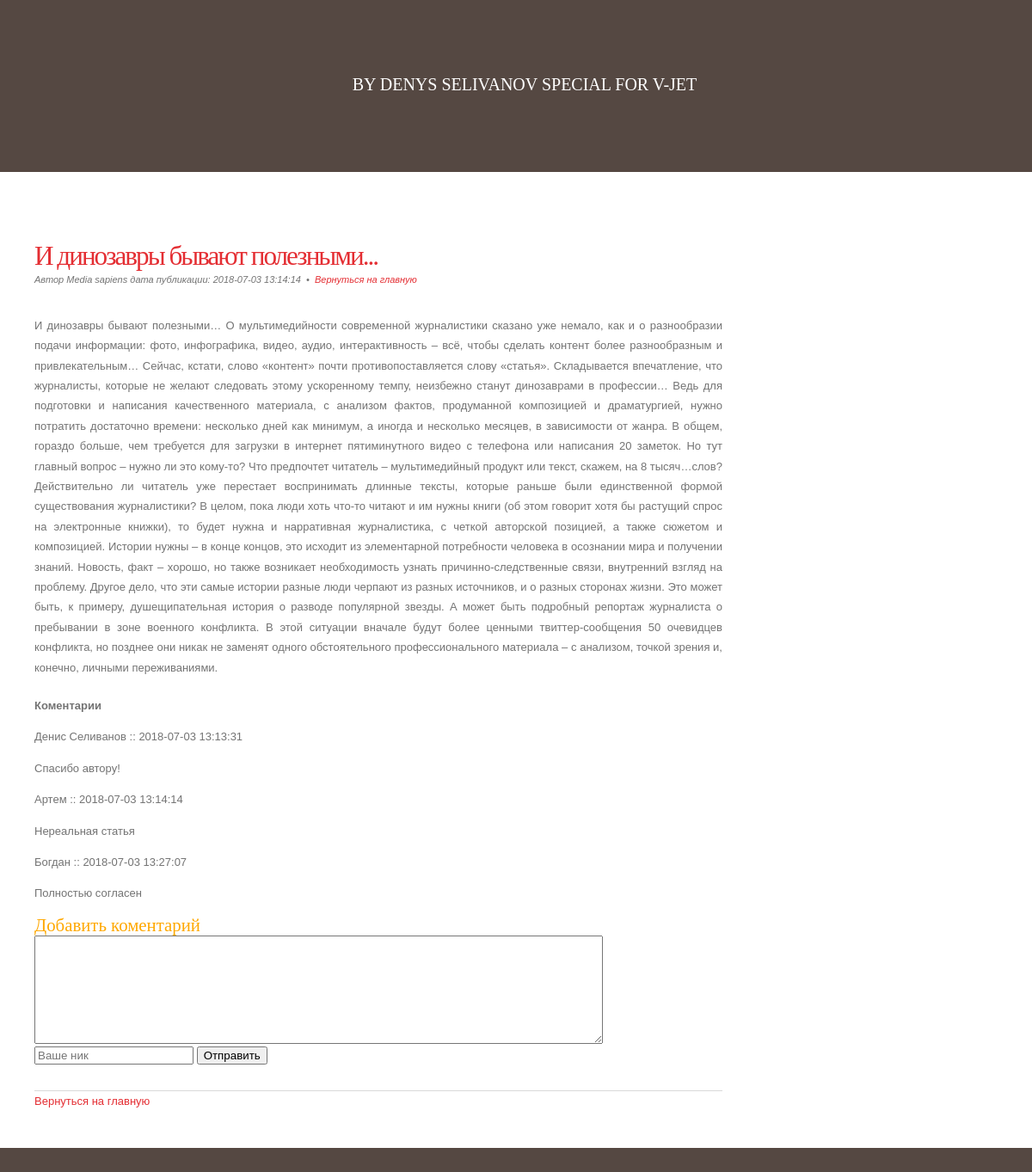
/post/10, run on the app's committed database.
### tables this page shows
CREATE TABLE `publication` (
  `id_publ` int(11) NOT NULL,
  `name` text NOT NULL,
  `text` text NOT NULL,
  `author` text NOT NULL,
  `date` datetime NOT NULL,
  `number_of_comments` int(11) NOT NULL DEFAULT '0'
);

CREATE TABLE `comments` (
  `id_com` int(11) NOT NULL,
  `id_to_what_post` int(11) NOT NULL,
  `author` text NOT NULL,
  `text` text NOT NULL,
  `date` datetime NOT NULL DEFAULT CURRENT_TIMESTAMP
);

### config/routes.php (called while the page is built)
<?php
$routes = [
    'post/([0-9]+)' => 'post/view/$1',
    'post' => 'post/index',
];
return  $routes;

### index.php (called while the page is built, shortened)
<?php
$router = new \liw\components\Router();
$router->run();

### core/models/Post.php (called while the page is built, shortened)
<?php
class Post
{
    public static function getPostItemById($id)
    {
        $id = intval($id);
        if ($id) {
            $db = Db::getConnection();
            $result = $db->query('SELECT * FROM publication WHERE id_publ =' . $id);
            $result->setFetchMode(\PDO::FETCH_ASSOC);
            $postItem = $result->fetch();
            return $postItem;
        }
    }
    public static function getCommentById($id)
    {
        $id = intval($id);
        if ($id) {
            $commentItem = [];
            $db = Db::getConnection();
            $result = $db->query('SELECT * FROM comments WHERE id_to_what_post =' . $id);
            $i = 0;
            while($row = $result->fetch()) {
                $commentItem[$i]['date'] = $row['date'];
                $commentItem[$i]['text'] = $row['text'];
                $commentItem[$i]['author'] = $row['author'];
                $i++;
            }
            return $commentItem;
        }
    }
}

### core/views/view.php (the view, shortened to what this page needs)
<!DOCTYPE html PUBLIC "-//W3C//DTD XHTML 1.0 Strict//EN">
<head>
    <link href="/assets/style.css" rel="stylesheet" type="text/css" media="screen"/>
</head>
<body>
<div id="wrapper">
    <div id="header-wrapper">
        <div id="header">
            <div id="logo">
                <p>by Denys Selivanov special for v-jet</p>
            </div>
        </div>
    </div>
    <div id="page">
        <div id="page-bgtop">
            <div id="page-bgbtm">
                <div id="content">
                    <div class="post">
                        <h2 class="title"><a href='/post/<?php echo $postItem['id_publ']; ?>'><?php echo $postItem['name']; ?></a>
                        </h2>
                        <p class="meta">Автор <?php echo $postItem['author']; ?>
                            дата публикации: <?php echo $postItem['date']; ?>
                            &nbsp;&bull;&nbsp; <a href='/post/' class="permalink">Вернуться на главную</a></p>
                        <div class="entry">
                            <div class="post_text">
                                <p><?php echo $postItem['text']; ?></p>
                            </div>
                        </div>
                        <div class="comments">
                            <h4>Коментарии</h4>
                            <?php foreach ($commentItem as $commentItems): ?>
                                <p><?php echo $commentItems['author'] . " :: " . $commentItems['date']; ?></p>
                                <p><?php echo $commentItems['text']; ?></p>
                            <?php endforeach; ?>
                        </div>
                        <div class="form">
                            <h3>Добавить коментарий</h3>
                            <form action="" method="post">
                                <textarea required  name="comm_text" id="comm_text" cols="80" rows="8"></textarea><br>
                                <input required name="author" type="text" placeholder="Ваше ник">
                                <input type="submit" value="Отправить">
                            </form>
                        </div>
                    </div>
                    <p><a href='/post/' class="permalink">Вернуться на главную</a></p>
                    <div style="clear: both;">&nbsp;</div>
                </div>
                <div style="clear: both;">&nbsp;</div>
            </div>
        </div>
    </div>
</div>
</body>
</html>

### components/Router.php (shortened to what this page needs)
<?php
class Router
{
    private $routes;
    public function __construct()
    {
        $routesPath = 'config/routes.php';
        $this->routes = include($routesPath);
    }
    private function getURI()
    {
        if (!empty($_SERVER['REQUEST_URI'])){
            return trim($_SERVER['REQUEST_URI'], '/');
        }else{
            die("Строка поиска пуста");
        }
    }
    public function run()
    {
        $uri = $this->getURI();
        foreach ($this->routes as $uriPattern => $path){
            if (preg_match("~$uriPattern~", $uri)){
                $internalRoute = preg_replace("~$uriPattern~", $path, $uri);
                $segments = explode('/', $internalRoute);
                $controllerName = ucfirst(array_shift($segments)) . 'Controller';
                $actionName = 'action' . ucfirst(array_shift($segments));
                $parameters = $segments;
                $controllerObject = new $controllerName;
                $result = call_user_func_array(array($controllerObject, $actionName), $parameters);
                if ($result != null) {
                    break;
                }
            }
        }
    }
}

### assets/style.css (style rules this page uses)
body { margin: 0; padding: 0; background: #554842; font-family: Arial, Helvetica, sans-serif; font-size: 13px; color: #737373; }
h1, h2, h3 { margin: 0; padding: 0; font-family: 'Arvo', serif; font-weight: normal; color: #FFA800; }
h2 { font-size: 2.4em; }
h3 { font-size: 1.6em; }
p, ul, ol { margin-top: 0; line-height: 180%; }
a { text-decoration: none; color: #E42E33; }
#wrapper { margin: 0 auto; padding: 0; }
#header-wrapper { height: 200px; }
#header { width: 960px; height: 240px; margin: 0 auto; }
#logo { width: 980px; height: 100px; margin: 0px auto; padding: 80px 0px 0px 0px; color: #FFFFFF; }
#logo h1, #logo p { display: block; margin: 0; padding: 0; }
#logo p { text-align: center; text-transform: uppercase; font-family: 'Arvo', serif; font-size: 20px; }
#page { width: 1200px; margin: 0 auto; padding: 0; background-color: #FFFFFF; }
#page-bgbtm { margin: 0px; padding: 40px 40px 0px 40px; }
#content { float: left; width: 800px; padding: 0px 0px 0px 0px; }
.post { clear: both; padding: 30px 0px; border-bottom: 1px solid #D9D9D9; }
.post .title { padding-top: 10px; letter-spacing: -2px; }
.post .title a { border: none; color: #E42E33; }
.post .meta { padding-bottom: 10px; text-align: left; font-family: Arial, Helvetica, sans-serif; font-size: 11px; font-style: italic; }
.post .entry { text-align: justify; margin-bottom: 25px; padding: 10px 0px 0px 0px; }

### data on the page
publication: name "И динозавры бывают полезными...", author "Media sapiens", date "2018-07-03 13:14:14", text "И динозавры бывают полезными… О мультимедийности современной журналистики сказано уже немало, как и о разнообразии подачи информации: фото, инфографика, видео, аудио, интерактивность – всё, чтобы сделать контент более разнообразным и привлекательным… Сейчас, кстати, слово «контент» почти противопоставляется слову «статья». Складывается впечатление, что журналисты, которые не желают следовать этому ускоренному темпу, неизбежно станут динозаврами в профессии… Ведь для подготовки и написания качественного материала, с анализом фактов, продуманной композицией и драматургией, нужно потратить достаточно времени: несколько дней как минимум, а иногда и несколько месяцев, в зависимости от жанра. В…"
comments: author "Денис Селиванов", date "2018-07-03 13:13:31", text "Спасибо автору!"
comments: author "Артем", date "2018-07-03 13:14:14", text "Нереальная статья"
comments: author "Богдан", date "2018-07-03 13:27:07", text "Полностью согласен"
